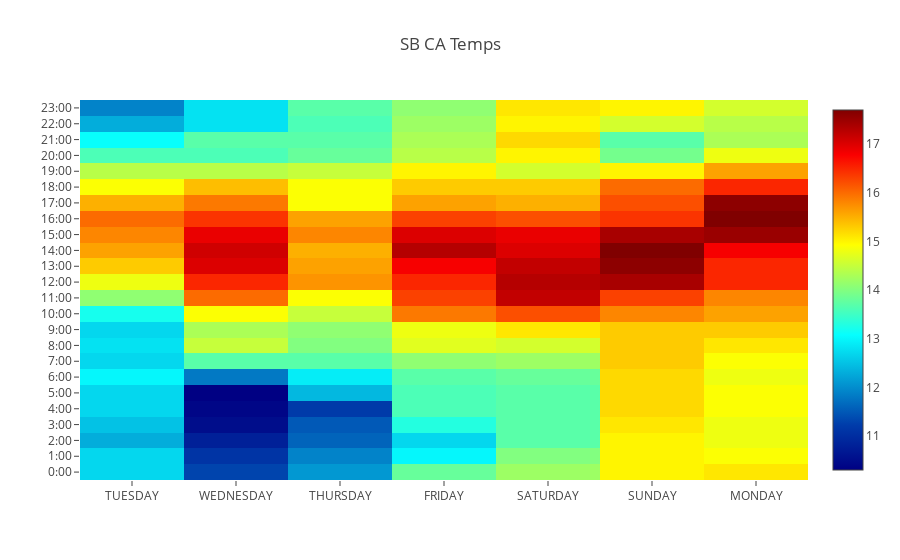

The notebook cell this image was saved under:
### Code cell
data = [go.Heatmap(x=df['DAY'], y=df['LST_TIME'],
                   z=df['T_HR_AVG'].values.tolist(),
                   colorscale='Jet'
                  )]

layout = go.Layout(title='SB CA Temps')

plotly.offline.init_notebook_mode(connected=True)
fig = go.Figure(data=data, layout=layout)
pyo.iplot(fig)
# pyo.plot(fig)

### Figure 1 — Plotly figure (JSON) as saved in the notebook; plotly's stock layout.template omitted (floating-point values rounded to 4 significant figures; data arrays with more than 128 entries replaced by an {"elided": "..."} marker saying what was removed)
{"data": [{"colorscale": "Jet", "type": "heatmap", "uid": "44b9071f-2659-422f-adae-aea78a65cd48", "x": {"elided": "168 str values"}, "y": {"elided": "168 str values"}, "z": {"elided": "168 float values"}}], "layout": {"title": "SB CA Temps"}}
